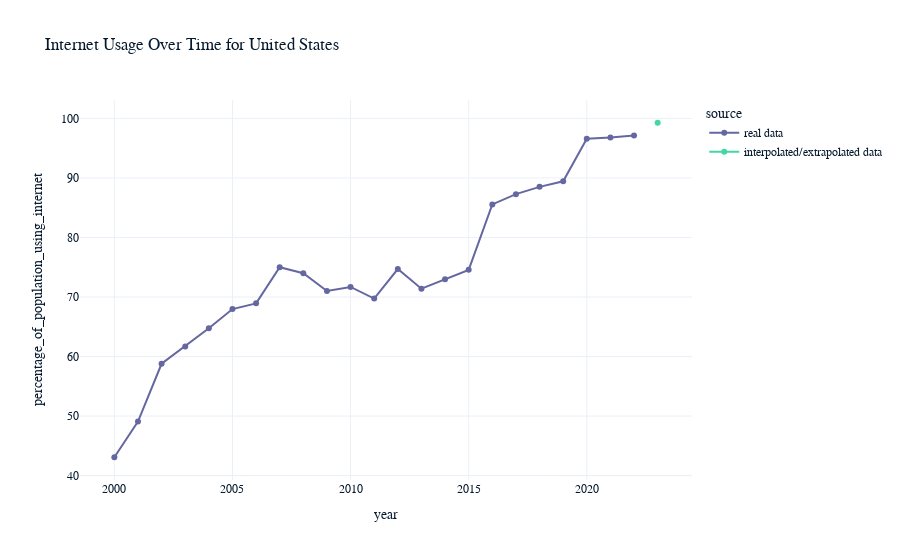

Here is the notebook cell this chart was saved with:
### Code cell
import plotly.express as px
import plotly.graph_objects as go
import pandas as pd
combined_data = pd.read_csv("internet_usage_217_countries.csv")
latest_data = combined_data.groupby("Country Name").last().reset_index()
map_fig = px.choropleth(
    latest_data,
    locations="Country Name",
    locationmode="country names",
    color="percentage_of_population_using_internet",
    title="Internet Usage Across Countries",
    color_continuous_scale="Viridis",
    range_color=[0,100]
)
def generate_line_chart(country_name):
    country_data = combined_data[combined_data["Country Name"] == country_name]
    fig = px.line(
        country_data,
        x="year",
        y="percentage_of_population_using_internet",
        color="source",
        markers=True,
        title=f"Internet Usage Over Time for {country_name}"
    )
    return fig
map_fig.update_layout(clickmode="event+select")
click_data = {"points": [{"location": "United States"}]}

if click_data:
    clicked_country = click_data["points"][0]["location"]
    line_chart = generate_line_chart(clicked_country)
    line_chart.show()
map_fig.show()

### Figure 1 — Plotly figure (JSON) as saved in the notebook; plotly's stock layout.template omitted (floating-point values rounded to 4 significant figures)
{"data": [{"hovertemplate": "source=real data<br>year=%{x}<br>percentage_of_population_using_internet=%{y}<extra></extra>", "legendgroup": "real data", "line": {"color": "#6568a0", "dash": "solid"}, "marker": {"symbol": "circle"}, "mode": "lines+markers", "name": "real data", "orientation": "v", "showlegend": true, "x": [2000, 2001, 2002, 2003, 2004, 2005, 2006, 2007, 2008, 2009, 2010, 2011, 2012, 2013, 2014, 2015, 2016, 2017, 2018, 2019, 2020, 2021, 2022], "xaxis": "x", "y": [43.08, 49.08, 58.79, 61.7, 64.76, 67.97, 68.93, 75, 74, 71, 71.69, 69.73, 74.7, 71.4, 73.0, 74.55, 85.54, 87.27, 88.5, 89.43, 96.58, 96.78, 97.13], "yaxis": "y", "type": "scatter"}, {"hovertemplate": "source=interpolated/extrapolated data<br>year=%{x}<br>percentage_of_population_using_internet=%{y}<extra></extra>", "legendgroup": "interpolated/extrapolated data", "line": {"color": "#43d7a4", "dash": "solid"}, "marker": {"symbol": "circle"}, "mode": "lines+markers", "name": "interpolated/extrapolated data", "orientation": "v", "showlegend": true, "x": [2023], "xaxis": "x", "y": [99.27], "yaxis": "y", "type": "scatter"}], "layout": {"xaxis": {"anchor": "y", "domain": [0, 1], "title": {"text": "year"}}, "yaxis": {"anchor": "x", "domain": [0, 1], "title": {"text": "percentage_of_population_using_internet"}}, "legend": {"title": {"text": "source"}, "tracegroupgap": 0}, "title": {"text": "Internet Usage Over Time for United States"}}}
